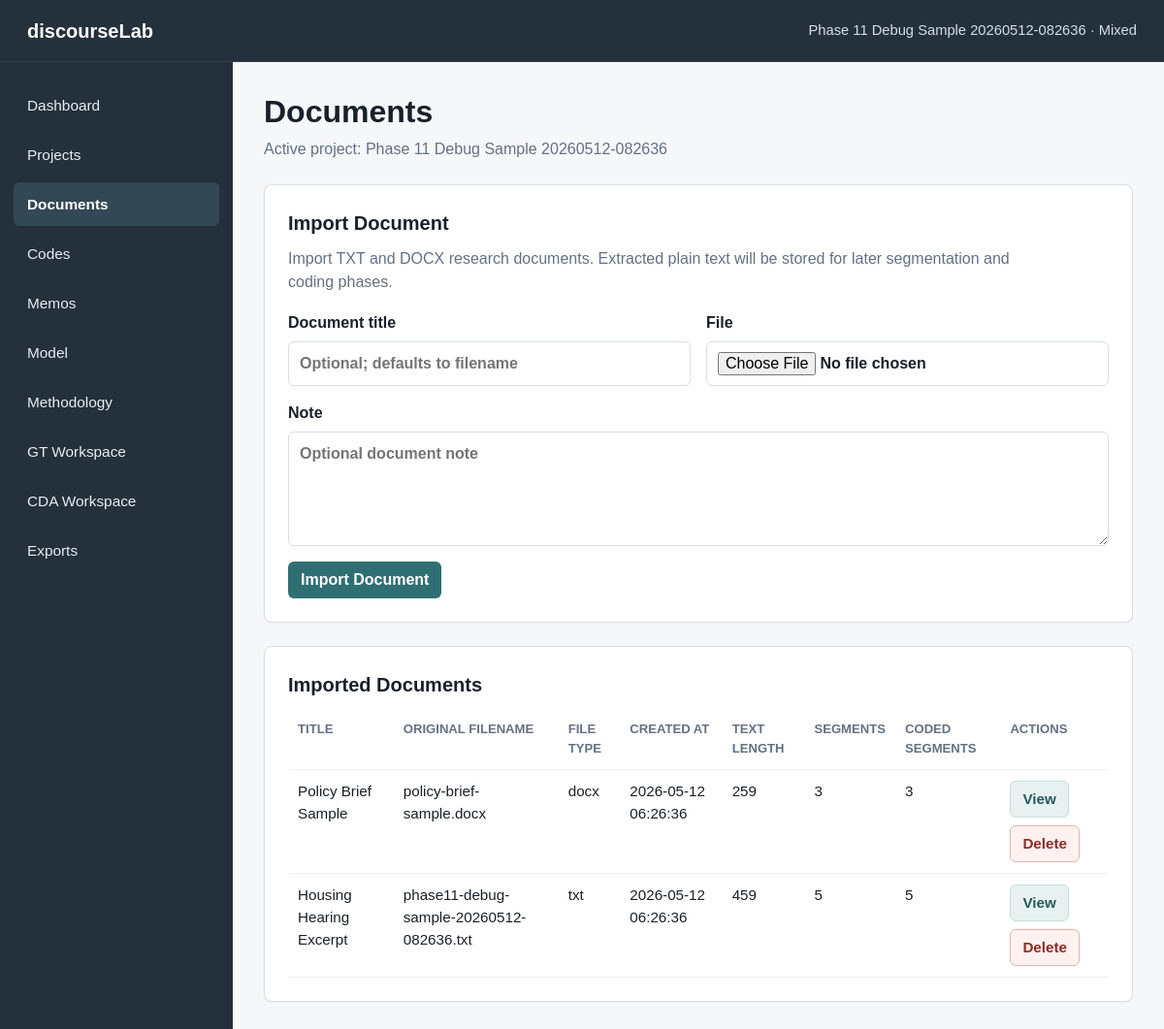
/documents, run on an earlier commit of the app's database.
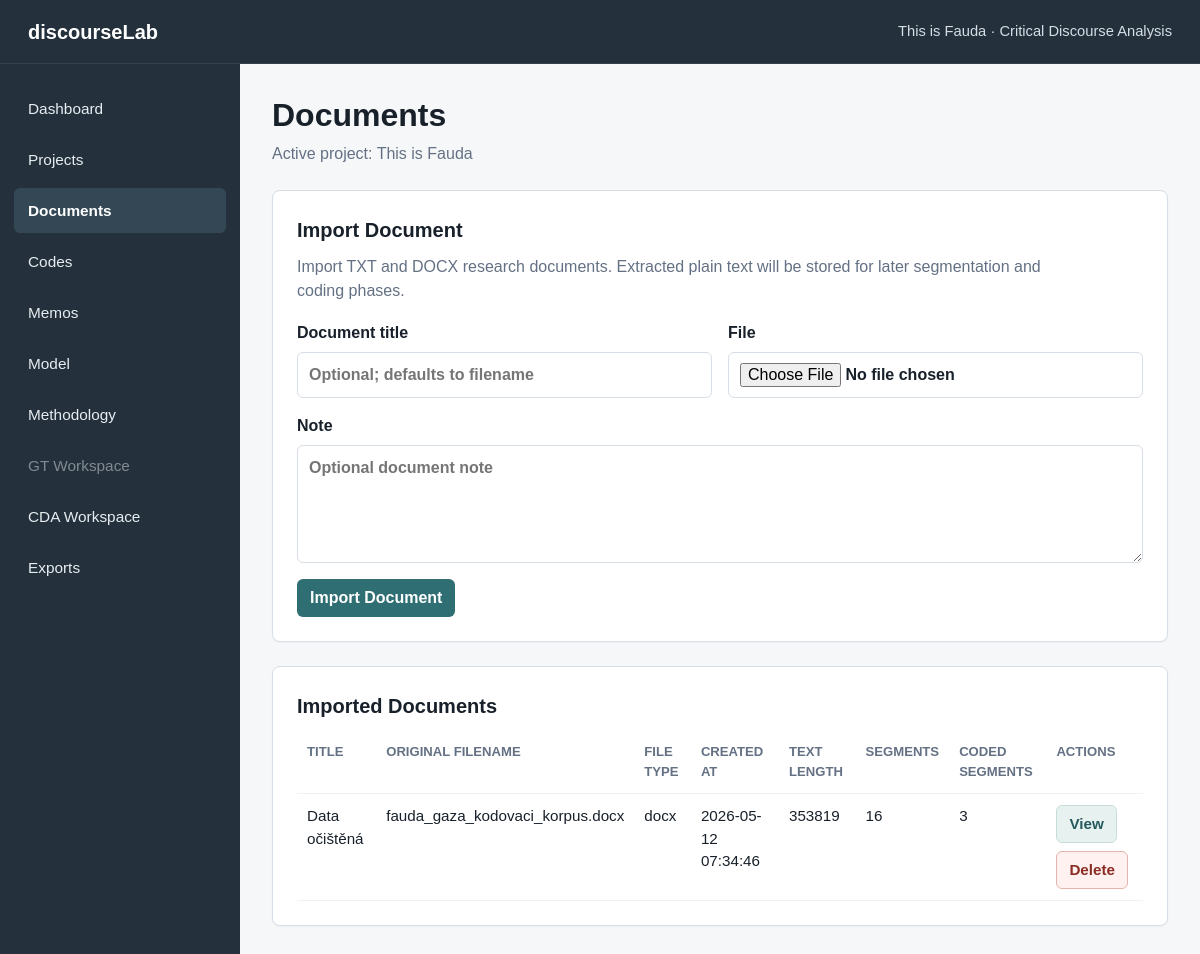
And on a later commit of the database.
### tables this page shows
CREATE TABLE projects (
    id INTEGER PRIMARY KEY AUTOINCREMENT,
    name TEXT NOT NULL,
    description TEXT,
    created_at TEXT NOT NULL DEFAULT CURRENT_TIMESTAMP,
    updated_at TEXT NOT NULL DEFAULT CURRENT_TIMESTAMP
, methodology_mode TEXT NOT NULL DEFAULT 'mixed', status TEXT NOT NULL DEFAULT 'active', last_opened_at TEXT, research_goal TEXT, principal_investigator TEXT);

CREATE TABLE documents (
    id INTEGER PRIMARY KEY AUTOINCREMENT,
    project_id INTEGER NOT NULL,
    title TEXT NOT NULL,
    original_filename TEXT,
    file_type TEXT,
    text_content TEXT,
    note TEXT,
    created_at TEXT NOT NULL DEFAULT CURRENT_TIMESTAMP,
    updated_at TEXT NOT NULL DEFAULT CURRENT_TIMESTAMP,
    FOREIGN KEY (project_id) REFERENCES projects (id) ON DELETE CASCADE
);

### app.py (the view)
    @app.route("/documents")
    def documents():
        active_project = get_active_project()
        document_rows = get_documents_for_project(active_project["id"])
        return render_template(
            "documents.html",
            title="Documents",
            active_page="documents",
            active_project=active_project,
            documents=document_rows,
        )

### app.py (called while the page is built)
def get_db() -> sqlite3.Connection:
    if "db" not in g:
        g.db = sqlite3.connect(DATABASE)
        g.db.row_factory = sqlite3.Row
        g.db.execute("PRAGMA foreign_keys = ON")
    return g.db

def query_one(sql: str, params: tuple = ()) -> sqlite3.Row | None:
    return get_db().execute(sql, params).fetchone()

def query_all(sql: str, params: tuple = ()) -> list[sqlite3.Row]:
    return get_db().execute(sql, params).fetchall()

def get_project(project_id: int) -> sqlite3.Row | None:
    return query_one(
        """
        SELECT id, name, description, methodology_mode, status, last_opened_at,
               research_goal, principal_investigator, created_at, updated_at
        FROM projects
        WHERE id = ? AND status != 'deleted'
        """,
        (project_id,),
    )

def project_supports_gt(project: sqlite3.Row | dict) -> bool:
    return project["methodology_mode"] in {"gt", "mixed"}

def project_supports_cda(project: sqlite3.Row | dict) -> bool:
    return project["methodology_mode"] in {"cda", "mixed"}

### templates/documents.html
{% extends "base.html" %}
{% block content %}
<section class="page-header">
    <h1>Documents</h1>
    <p>Active project: {{ active_project.name }}</p>
</section>
<section class="info-panel import-panel">
    <h2>Import Document</h2>
    <p>Import TXT and DOCX research documents. Extracted plain text will be stored for later segmentation and coding phases.</p>
    <form class="document-form" action="{{ url_for('import_document') }}" method="post" enctype="multipart/form-data">
        <div class="form-grid">
            <label>
                <span>Document title</span>
                <input type="text" name="title" placeholder="Optional; defaults to filename">
            </label>
            <label>
                <span>File</span>
                <input type="file" name="document_file" accept=".txt,.docx" required>
            </label>
        </div>
        <label>
            <span>Note</span>
            <textarea name="note" rows="4" placeholder="Optional document note"></textarea>
        </label>
        <button type="submit" class="button-primary">Import Document</button>
    </form>
</section>
<section class="info-panel">
    <h2>Imported Documents</h2>
    {% if documents %}
        <div class="table-wrap">
            <table class="data-table">
                <thead>
                    <tr>
                        <th>Title</th>
                        <th>Original filename</th>
                        <th>File type</th>
                        <th>Created at</th>
                        <th>Text length</th>
                        <th>Segments</th>
                        <th>Coded segments</th>
                        <th>Actions</th>
                    </tr>
                </thead>
                <tbody>
                    {% for document in documents %}
                        <tr>
                            <td>{{ document.title }}</td>
                            <td>{{ document.original_filename }}</td>
                            <td>{{ document.file_type }}</td>
                            <td>{{ document.created_at }}</td>
                            <td>{{ document.text_length }}</td>
                            <td>{{ document.segment_count }}</td>
                            <td>{{ document.coded_segment_count }}</td>
                            <td class="actions-cell">
                                <a class="button-secondary" href="{{ url_for('document_view', document_id=document.id) }}">View</a>
                                <form class="confirm-delete" data-confirm="Delete this document? Its segments will also be removed." action="{{ url_for('delete_document', document_id=document.id) }}" method="post">
                                    <button type="submit" class="button-danger">Delete</button>
                                </form>
                            </td>
                        </tr>
                    {% endfor %}
                </tbody>
            </table>
        </div>
    {% else %}
        <p>No documents imported yet.</p>
    {% endif %}
</section>
{% endblock %}

### templates/base.html (shortened to what this page needs)
<!doctype html>
<html lang="en">
<head>
    <link rel="stylesheet" href="{{ url_for('static', filename='style.css') }}">
</head>
<body>
    <div class="app-shell">
        <header class="topbar">
            <div class="app-name">discourseLab</div>
            <div class="app-context">
                {{ active_project.name if active_project else "No active project" }}
                {% if active_project %}· {{ methodology_mode_labels[active_project.methodology_mode] }}{% endif %}
            </div>
        </header>
        <aside class="sidebar" aria-label="Main navigation">
            <nav class="sidebar-nav">
                <a href="{{ url_for('dashboard') }}" class="{{ 'active' if active_page == 'dashboard' else '' }}">Dashboard</a>
                <a href="{{ url_for('projects') }}" class="{{ 'active' if active_page == 'projects' else '' }}">Projects</a>
                <a href="{{ url_for('documents') }}" class="{{ 'active' if active_page == 'documents' else '' }}">Documents</a>
                <a href="{{ url_for('codes') }}" class="{{ 'active' if active_page == 'codes' else '' }}">Codes</a>
                <a href="{{ url_for('memos') }}" class="{{ 'active' if active_page == 'memos' else '' }}">Memos</a>
                <a href="{{ url_for('model_builder') }}" class="{{ 'active' if active_page == 'model' else '' }}">Model</a>
                <a href="{{ url_for('methodology') }}" class="{{ 'active' if active_page == 'methodology' else '' }}">Methodology</a>
                {% if supports_gt %}
                    <a href="{{ url_for('gt_workspace') }}" class="{{ 'active' if active_page == 'gt' else '' }}">GT Workspace</a>
                {% else %}
                    <span class="nav-disabled">GT Workspace</span>
                {% endif %}
                {% if supports_cda %}
                    <a href="{{ url_for('cda_workspace') }}" class="{{ 'active' if active_page == 'cda' else '' }}">CDA Workspace</a>
                {% else %}
                    <span class="nav-disabled">CDA Workspace</span>
                {% endif %}
                <a href="{{ url_for('exports') }}" class="{{ 'active' if active_page == 'exports' else '' }}">Exports</a>
            </nav>
        </aside>
        <main class="content">
            {% block content %}{% endblock %}
        </main>
    </div>
</body>
</html>

What changed in the data, as far as the page shows it:
no longer on this page (row unchanged): projects: name "Phase 11 Debug Sample 20260512-082636", methodology_mode "Mixed"
no longer on this page (row unchanged): documents: title "Policy Brief Sample", original_filename "policy-brief-sample.docx", file_type "docx", created_at "2026-05-12 06:26:36", text_length "259", segment_count "3", coded_segment_count "3"
no longer on this page (row unchanged): documents: title "Housing Hearing Excerpt", original_filename "phase11-debug-sample-20260512-082636.txt", file_type "txt", created_at "2026-05-12 06:26:36", text_length "459", segment_count "5", coded_segment_count "5"
added projects: name "This is Fauda", methodology_mode "Critical Discourse Analysis"
added documents: title "Data očištěná", original_filename "fauda_gaza_kodovaci_korpus.docx", file_type "docx", created_at "2026-05-12 07:34:46", text_length "353819", segment_count "16", coded_segment_count "3"
